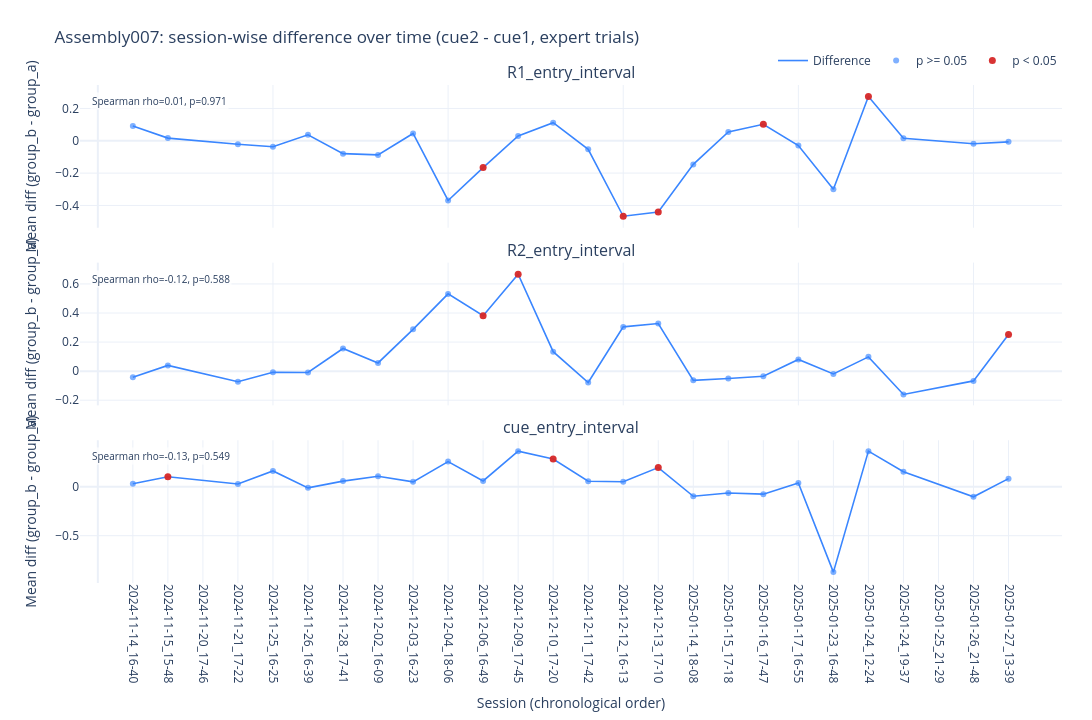

Here is the notebook cell this chart was saved with:
### Code cell
# Session-wise cue-only comparisons and time trends (expert trials)

session_cue1_vs_cue2 = summarize_by_session(trial_means_ens12, 'cue_label', 'cue1', 'cue2')
trend_cue1_vs_cue2 = summarize_trend(session_cue1_vs_cue2)

print('Session-wise trend summary (expert trials): cue1 vs cue2 (diff = cue2 - cue1)')
display(trend_cue1_vs_cue2)


def plot_session_differences(session_df, title, y_label, diff_col='diff_b_minus_a', show=True):
    n_rows = len(TARGET_INTERVALS)
    fig = make_subplots(
        rows=n_rows,
        cols=1,
        shared_xaxes=True,
        subplot_titles=TARGET_INTERVALS,
        vertical_spacing=0.07,
    )

    for row_idx, interval in enumerate(TARGET_INTERVALS, start=1):
        sub = session_df.loc[
            (session_df['interval_name'] == interval) & session_df[diff_col].notna()
        ].sort_values('session_order')

        fig.add_hline(y=0, line_color='rgba(0,0,0,0.4)', line_width=1, row=row_idx, col=1)

        x = sub['session_order'].to_numpy()
        y = sub[diff_col].to_numpy()
        pvals = sub['welch_p_two_sided'].to_numpy()
        sig = np.isfinite(pvals) & (pvals < 0.05)

        fig.add_trace(
            go.Scatter(
                x=x, y=y,
                mode='lines',
                line=dict(color='#3a86ff', width=1.6),
                name='Difference',
                showlegend=(row_idx == 1),
                hovertemplate='Session order: %{x}<br>Diff: %{y:.4f}<extra></extra>',
            ),
            row=row_idx, col=1,
        )
        fig.add_trace(
            go.Scatter(
                x=x[~sig], y=y[~sig],
                mode='markers',
                marker=dict(color='#3a86ff', size=6, opacity=0.65),
                name='p >= 0.05',
                showlegend=(row_idx == 1),
                hovertemplate='Session order: %{x}<br>Diff: %{y:.4f}<extra></extra>',
            ),
            row=row_idx, col=1,
        )
        if np.any(sig):
            fig.add_trace(
                go.Scatter(
                    x=x[sig], y=y[sig],
                    mode='markers',
                    marker=dict(color='#d62828', size=7, opacity=0.95),
                    name='p < 0.05',
                    showlegend=(row_idx == 1),
                    hovertemplate='Session order: %{x}<br>Diff: %{y:.4f}<extra></extra>',
                ),
                row=row_idx, col=1,
            )

        if len(sub) >= 3 and np.isfinite(y).sum() >= 3:
            try:
                rho, p_val = stats.spearmanr(sub['session_order'], sub[diff_col])
                trend_txt = f"Spearman rho={rho:.2f}, p={p_val:.3g}" if pd.notna(rho) else 'Spearman: n/a'
            except Exception:
                trend_txt = 'Spearman: n/a'
        else:
            trend_txt = 'Spearman: insufficient sessions'

        xdom = 'x domain' if row_idx == 1 else f'x{row_idx} domain'
        ydom = 'y domain' if row_idx == 1 else f'y{row_idx} domain'
        fig.add_annotation(
            x=0.01, y=0.95,
            xref=xdom, yref=ydom,
            xanchor='left', yanchor='top',
            text=trend_txt,
            showarrow=False,
            font=dict(size=10),
            bgcolor='rgba(255,255,255,0.75)',
        )
        fig.update_yaxes(title_text=y_label, row=row_idx, col=1)

    all_sessions = (
        session_df[['session_id', 'session_order']]
        .drop_duplicates()
        .sort_values('session_order')
    )
    fig.update_xaxes(
        tickmode='array',
        tickvals=all_sessions['session_order'].tolist(),
        ticktext=all_sessions['session_id'].tolist(),
        tickangle=90,
        row=n_rows,
        col=1,
    )
    fig.update_xaxes(title_text='Session (chronological order)', row=n_rows, col=1)

    fig.update_layout(
        title=title,
        template='plotly_white',
        height=max(720, 240 * n_rows),
        width=1180,
        legend=dict(orientation='h', yanchor='bottom', y=1.02, xanchor='right', x=1.0),
        margin=dict(l=80, r=30, t=85, b=120),
    )

    if show:
        display(fig)
        return None
    return fig


plot_session_differences(
    session_cue1_vs_cue2,
    title=f'{TARGET_ASSEMBLY}: session-wise difference over time (cue2 - cue1, expert trials)',
    y_label='Mean diff (group_b - group_a)',
)

### Figure 1 — Plotly figure (JSON) as saved in the notebook; plotly's stock layout.template omitted (floating-point values rounded to 4 significant figures)
{"data": [{"hovertemplate": "Session order: %{x}<br>Diff: %{y:.4f}<extra></extra>", "line": {"color": "#3a86ff", "width": 1.6}, "mode": "lines", "name": "Difference", "showlegend": true, "type": "scatter", "x": [1, 2, 4, 5, 6, 7, 8, 9, 10, 11, 12, 13, 14, 15, 16, 17, 18, 19, 20, 21, 22, 23, 25, 26], "xaxis": "x", "y": [0.09132, 0.01666, -0.02141, -0.03656, 0.0371, -0.07944, -0.08728, 0.04513, -0.3694, -0.1658, 0.02991, 0.1118, -0.0528, -0.4668, -0.4402, -0.1459, 0.05438, 0.1017, -0.02966, -0.2998, 0.2738, 0.01599, -0.01797, -0.006534], "yaxis": "y"}, {"hovertemplate": "Session order: %{x}<br>Diff: %{y:.4f}<extra></extra>", "marker": {"color": "#3a86ff", "opacity": 0.65, "size": 6}, "mode": "markers", "name": "p >= 0.05", "showlegend": true, "type": "scatter", "x": [1, 2, 4, 5, 6, 7, 8, 9, 10, 12, 13, 14, 17, 18, 20, 21, 23, 25, 26], "xaxis": "x", "y": [0.09132, 0.01666, -0.02141, -0.03656, 0.0371, -0.07944, -0.08728, 0.04513, -0.3694, 0.02991, 0.1118, -0.0528, -0.1459, 0.05438, -0.02966, -0.2998, 0.01599, -0.01797, -0.006534], "yaxis": "y"}, {"hovertemplate": "Session order: %{x}<br>Diff: %{y:.4f}<extra></extra>", "marker": {"color": "#d62828", "opacity": 0.95, "size": 7}, "mode": "markers", "name": "p < 0.05", "showlegend": true, "type": "scatter", "x": [11, 15, 16, 19, 22], "xaxis": "x", "y": [-0.1658, -0.4668, -0.4402, 0.1017, 0.2738], "yaxis": "y"}, {"hovertemplate": "Session order: %{x}<br>Diff: %{y:.4f}<extra></extra>", "line": {"color": "#3a86ff", "width": 1.6}, "mode": "lines", "name": "Difference", "showlegend": false, "type": "scatter", "x": [1, 2, 4, 5, 6, 7, 8, 9, 10, 11, 12, 13, 14, 15, 16, 17, 18, 19, 20, 21, 22, 23, 25, 26], "xaxis": "x2", "y": [-0.04267, 0.03949, -0.07276, -0.007666, -0.009554, 0.1559, 0.05638, 0.2877, 0.5315, 0.3816, 0.6674, 0.1337, -0.07805, 0.3045, 0.3275, -0.06322, -0.05101, -0.03571, 0.08051, -0.01896, 0.09817, -0.1607, -0.06727, 0.2524], "yaxis": "y2"}, {"hovertemplate": "Session order: %{x}<br>Diff: %{y:.4f}<extra></extra>", "marker": {"color": "#3a86ff", "opacity": 0.65, "size": 6}, "mode": "markers", "name": "p >= 0.05", "showlegend": false, "type": "scatter", "x": [1, 2, 4, 5, 6, 7, 8, 9, 10, 13, 14, 15, 16, 17, 18, 19, 20, 21, 22, 23, 25], "xaxis": "x2", "y": [-0.04267, 0.03949, -0.07276, -0.007666, -0.009554, 0.1559, 0.05638, 0.2877, 0.5315, 0.1337, -0.07805, 0.3045, 0.3275, -0.06322, -0.05101, -0.03571, 0.08051, -0.01896, 0.09817, -0.1607, -0.06727], "yaxis": "y2"}, {"hovertemplate": "Session order: %{x}<br>Diff: %{y:.4f}<extra></extra>", "marker": {"color": "#d62828", "opacity": 0.95, "size": 7}, "mode": "markers", "name": "p < 0.05", "showlegend": false, "type": "scatter", "x": [11, 12, 26], "xaxis": "x2", "y": [0.3816, 0.6674, 0.2524], "yaxis": "y2"}, {"hovertemplate": "Session order: %{x}<br>Diff: %{y:.4f}<extra></extra>", "line": {"color": "#3a86ff", "width": 1.6}, "mode": "lines", "name": "Difference", "showlegend": false, "type": "scatter", "x": [1, 2, 4, 5, 6, 7, 8, 9, 10, 11, 12, 13, 14, 15, 16, 17, 18, 19, 20, 21, 22, 23, 25, 26], "xaxis": "x3", "y": [0.02998, 0.1013, 0.02833, 0.1609, -0.01167, 0.05739, 0.1076, 0.04991, 0.2569, 0.05901, 0.3629, 0.2834, 0.05659, 0.05094, 0.1954, -0.09762, -0.0635, -0.07592, 0.03818, -0.8721, 0.3635, 0.1532, -0.1026, 0.08237], "yaxis": "y3"}, {"hovertemplate": "Session order: %{x}<br>Diff: %{y:.4f}<extra></extra>", "marker": {"color": "#3a86ff", "opacity": 0.65, "size": 6}, "mode": "markers", "name": "p >= 0.05", "showlegend": false, "type": "scatter", "x": [1, 4, 5, 6, 7, 8, 9, 10, 11, 12, 14, 15, 17, 18, 19, 20, 21, 22, 23, 25, 26], "xaxis": "x3", "y": [0.02998, 0.02833, 0.1609, -0.01167, 0.05739, 0.1076, 0.04991, 0.2569, 0.05901, 0.3629, 0.05659, 0.05094, -0.09762, -0.0635, -0.07592, 0.03818, -0.8721, 0.3635, 0.1532, -0.1026, 0.08237], "yaxis": "y3"}, {"hovertemplate": "Session order: %{x}<br>Diff: %{y:.4f}<extra></extra>", "marker": {"color": "#d62828", "opacity": 0.95, "size": 7}, "mode": "markers", "name": "p < 0.05", "showlegend": false, "type": "scatter", "x": [2, 13, 16], "xaxis": "x3", "y": [0.1013, 0.2834, 0.1954], "yaxis": "y3"}], "layout": {"annotations": [{"font": {"size": 16}, "showarrow": false, "text": "R1_entry_interval", "x": 0.5, "xanchor": "center", "xref": "paper", "y": 1, "yanchor": "bottom", "yref": "paper"}, {"font": {"size": 16}, "showarrow": false, "text": "R2_entry_interval", "x": 0.5, "xanchor": "center", "xref": "paper", "y": 0.6433, "yanchor": "bottom", "yref": "paper"}, {"font": {"size": 16}, "showarrow": false, "text": "cue_entry_interval", "x": 0.5, "xanchor": "center", "xref": "paper", "y": 0.2867, "yanchor": "bottom", "yref": "paper"}, {"bgcolor": "rgba(255,255,255,0.75)", "font": {"size": 10}, "showarrow": false, "text": "Spearman rho=0.01, p=0.971", "x": 0.01, "xanchor": "left", "xref": "x domain", "y": 0.95, "yanchor": "top", "yref": "y domain"}, {"bgcolor": "rgba(255,255,255,0.75)", "font": {"size": 10}, "showarrow": false, "text": "Spearman rho=-0.12, p=0.588", "x": 0.01, "xanchor": "left", "xref": "x2 domain", "y": 0.95, "yanchor": "top", "yref": "y2 domain"}, {"bgcolor": "rgba(255,255,255,0.75)", "font": {"size": 10}, "showarrow": false, "text": "Spearman rho=-0.13, p=0.549", "x": 0.01, "xanchor": "left", "xref": "x3 domain", "y": 0.95, "yanchor": "top", "yref": "y3 domain"}], "height": 720, "legend": {"orientation": "h", "x": 1, "xanchor": "right", "y": 1.02, "yanchor": "bottom"}, "margin": {"b": 120, "l": 80, "r": 30, "t": 85}, "title": {"text": "Assembly007: session-wise difference over time (cue2 - cue1, expert trials)"}, "width": 1180, "xaxis": {"anchor": "y", "domain": [0, 1], "matches": "x3", "showticklabels": false}, "xaxis2": {"anchor": "y2", "domain": [0, 1], "matches": "x3", "showticklabels": false}, "xaxis3": {"anchor": "y3", "domain": [0, 1], "tickangle": 90, "tickmode": "array", "ticktext": ["2024-11-14_16-40", "2024-11-15_15-48", "2024-11-20_17-46", "2024-11-21_17-22", "2024-11-25_16-25", "2024-11-26_16-39", "2024-11-28_17-41", "2024-12-02_16-09", "2024-12-03_16-23", "2024-12-04_18-06", "2024-12-06_16-49", "2024-12-09_17-45", "2024-12-10_17-20", "2024-12-11_17-42", "2024-12-12_16-13", "2024-12-13_17-10", "2025-01-14_18-08", "2025-01-15_17-18", "2025-01-16_17-47", "2025-01-17_16-55", "2025-01-23_16-48", "2025-01-24_12-24", "2025-01-24_19-37", "2025-01-25_21-29", "2025-01-26_21-48", "2025-01-27_13-39"], "tickvals": [1, 2, 3, 4, 5, 6, 7, 8, 9, 10, 11, 12, 13, 14, 15, 16, 17, 18, 19, 20, 21, 22, 23, 24, 25, 26], "title": {"text": "Session (chronological order)"}}, "yaxis": {"anchor": "x", "domain": [0.7133, 1], "title": {"text": "Mean diff (group_b - group_a)"}}, "yaxis2": {"anchor": "x2", "domain": [0.3567, 0.6433], "title": {"text": "Mean diff (group_b - group_a)"}}, "yaxis3": {"anchor": "x3", "domain": [0, 0.2867], "title": {"text": "Mean diff (group_b - group_a)"}}}}
